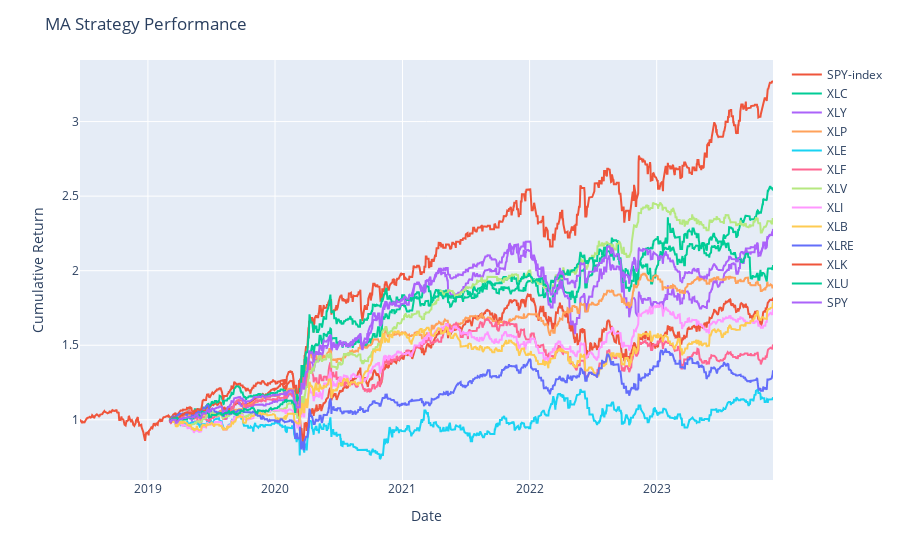

Write notebook code for a chart like this one.
### Code cell
# Try other assets
strats = {}
for i in assets:
    strats[i] = MA_strategy(returns[i], lower_period, upper_period)[0]

fig = px.line()
fig.add_scatter(x=returns['SPY'].index, y=(returns['SPY']+1).cumprod(), name='SPY-index')
for i in assets:
    fig.add_scatter(x=strats[i].index, y=(strats[i]['Return']+1).cumprod(), name=i)
fig.update_layout(title='MA Strategy Performance', xaxis_title='Date', yaxis_title='Cumulative Return')
fig.show()

### Figure 1 — Plotly figure (JSON) as saved in the notebook; plotly's stock layout.template omitted (floating-point values rounded to 4 significant figures; data arrays with more than 128 entries replaced by an {"elided": "..."} marker saying what was removed)
{"data": [{"hovertemplate": "<extra></extra>", "legendgroup": "", "line": {"color": "#636efa", "dash": "solid"}, "marker": {"symbol": "circle"}, "mode": "lines", "name": "", "orientation": "v", "showlegend": false, "type": "scatter", "xaxis": "x", "yaxis": "y"}, {"name": "SPY-index", "type": "scatter", "x": {"elided": "1373 str values"}, "y": {"elided": "1373 float values"}}, {"name": "XLC", "type": "scatter", "x": {"elided": "1200 str values"}, "y": {"elided": "1198 float values"}}, {"name": "XLY", "type": "scatter", "x": {"elided": "1200 str values"}, "y": {"elided": "1198 float values"}}, {"name": "XLP", "type": "scatter", "x": {"elided": "1200 str values"}, "y": {"elided": "1198 float values"}}, {"name": "XLE", "type": "scatter", "x": {"elided": "1200 str values"}, "y": {"elided": "1198 float values"}}, {"name": "XLF", "type": "scatter", "x": {"elided": "1200 str values"}, "y": {"elided": "1198 float values"}}, {"name": "XLV", "type": "scatter", "x": {"elided": "1200 str values"}, "y": {"elided": "1198 float values"}}, {"name": "XLI", "type": "scatter", "x": {"elided": "1200 str values"}, "y": {"elided": "1198 float values"}}, {"name": "XLB", "type": "scatter", "x": {"elided": "1200 str values"}, "y": {"elided": "1198 float values"}}, {"name": "XLRE", "type": "scatter", "x": {"elided": "1200 str values"}, "y": {"elided": "1198 float values"}}, {"name": "XLK", "type": "scatter", "x": {"elided": "1200 str values"}, "y": {"elided": "1198 float values"}}, {"name": "XLU", "type": "scatter", "x": {"elided": "1200 str values"}, "y": {"elided": "1198 float values"}}, {"name": "SPY", "type": "scatter", "x": {"elided": "1200 str values"}, "y": {"elided": "1198 float values"}}], "layout": {"legend": {"tracegroupgap": 0}, "margin": {"t": 60}, "title": {"text": "MA Strategy Performance"}, "xaxis": {"anchor": "y", "domain": [0, 1], "title": {"text": "Date"}}, "yaxis": {"anchor": "x", "domain": [0, 1], "title": {"text": "Cumulative Return"}}}}
